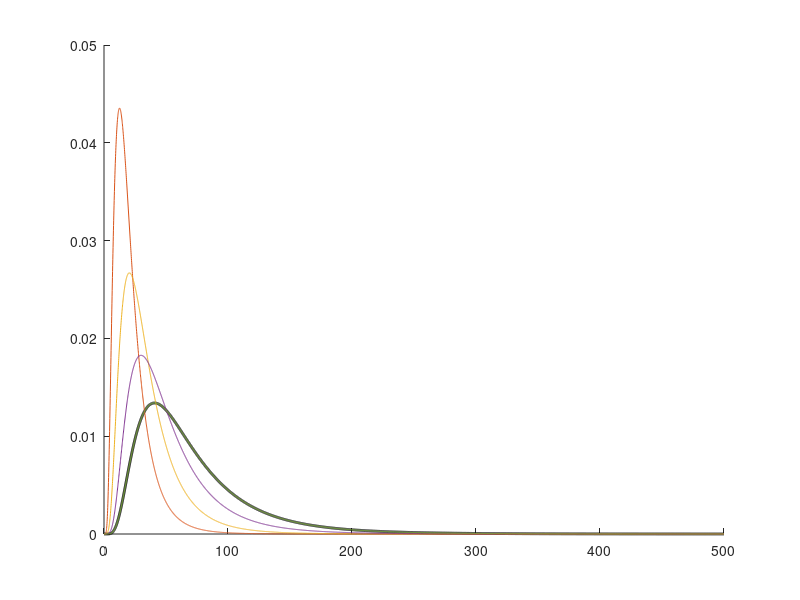

Write MATLAB code to recreate this figure.
function inv_lognormal_transport
    mu_ref = -3;
    z = 10;
    mu = 3.5075 * log(z) + mu_ref - 1;
    sigma = 0.6075;
    
    dt = 1e-1;
    t = 0:dt:500;
    out_flux = zeros(numel(t), numel(mu));
    
    for t_idx = 1:numel(t)
        out_flux(t_idx, :) = out_flux_lognrnd_pdf(t(t_idx), mu, sigma);
    end
    
    n_sim = 5000;
    out_flux_st = zeros(n_sim, numel(mu));
    for level_idx = 1:numel(mu)
        out_flux_st(:, level_idx) = lognrnd(mu(level_idx), sigma, n_sim, 1);
    end
    
%     close all
    
%     figure(1);
%     num_hist_bars = 50;
%     add_hist(out_flux_st(:, numel(mu)), num_hist_bars, 'r');
%     add_hist(out_flux_st(:, 1), num_hist_bars, 'g');
%     
%     sample = out_flux_st(:, 2) - out_flux_st(:, 1);
%     add_hist(sample, num_hist_bars, 'yellow');
    
    figure(3);
    hold on;
    plot(t, out_flux, 'LineWidth', 2, 'Color', 'k');
    hold off;
    
    min_val = 0.1;
    num_steps = 6;
%     steps = roundn(exp(linspace(log(min_val), log(1 + min_val), num_steps + 1)), -6) - min_val;

    pow = 1.7;
    steps = power(linspace(0, 1, num_steps + 1), pow);
    mean_orig = exp(mu + sigma * sigma / 2);
    mu_steps = log(mean_orig * steps(2:end)) - sigma * sigma / 2;
    
    out_flux_steps = zeros(numel(t), num_steps);
    for t_idx = 1:numel(t)
        out_flux_steps(t_idx, :) = out_flux_lognrnd_pdf(t(t_idx), mu_steps, sigma);
    end

    hold on;
    plot(t, out_flux_steps(:, 3:end));
    hold off;
%     [mu_calc, sigma_calc] = get_mu_sigma(mean(sample), var(sample));
%     mu_calc
%     sigma_calc
    
    return
    
    function res = out_flux_lognrnd_pdf(t, muv, sigmav)
        res = 1 ./ (sqrt(2 * pi) .* sigmav .* t) .* exp(-(log(t) - muv).^2 ./ (2 .* sigmav.^2));
        if t == 0
            res(:) = 0;
        end
    end

    function [mux, sigmax] = get_mu_sigma(evn, varn)
        sigmax = sqrt(log(varn ./ (evn .* evn) + 1));
        mux = log(evn) - sigmax .* sigmax ./ 2;
    end

    function add_hist(sample, num_hist_bars, color)
        hold on;
        num_sim = numel(sample);
        [n, xout] = hist(sample, num_hist_bars);
        factor = num_sim * (xout(2) - xout(1));
        bar(xout, n / factor, 1, color);
        hold off;
    end
end